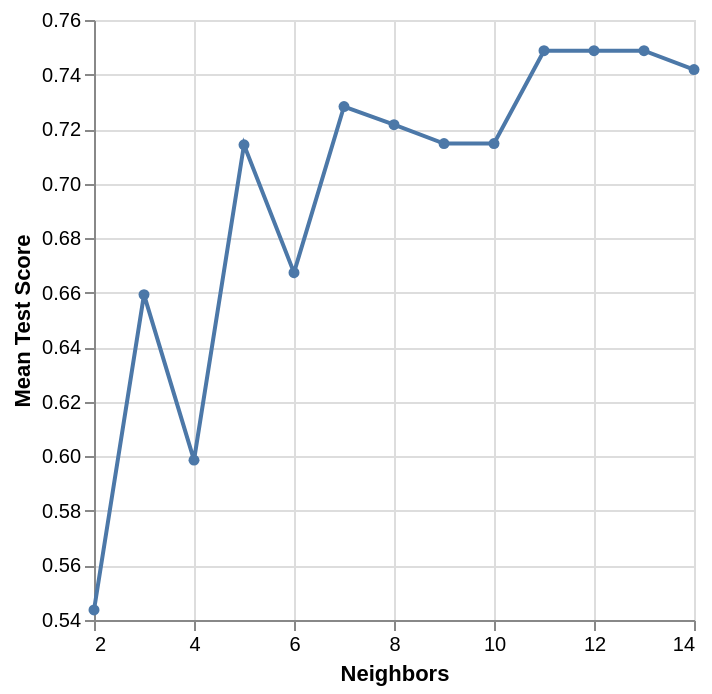

The code cell stored with this chart in its notebook:
### Code cell
#plot to visualize best k 
cross_val_plot = alt.Chart(accuracies).mark_line(point=True).encode(
    x=alt.X("param_kneighborsclassifier__n_neighbors")
        .title("Neighbors")
        .scale(zero=False),
    y=alt.Y("mean_test_score")
        .title("Mean Test Score")
        .scale(zero=False)
)
cross_val_plot

### Figure 1 — Vega-Lite specification as saved in the notebook (floating-point values rounded to 4 significant figures)
{"config": {"view": {"continuousWidth": 300, "continuousHeight": 300}}, "data": {"name": "data-8facb8cebc0c2d1afcb1bfc49991d9a5"}, "mark": {"type": "line", "point": true}, "encoding": {"x": {"field": "param_kneighborsclassifier__n_neighbors", "scale": {"zero": false}, "title": "Neighbors", "type": "quantitative"}, "y": {"field": "mean_test_score", "scale": {"zero": false}, "title": "Mean Test Score", "type": "quantitative"}}, "$schema": "https://vega.github.io/schema/vega-lite/v5.20.1.json", "datasets": {"data-8facb8cebc0c2d1afcb1bfc49991d9a5": [{"mean_fit_time": 0.004536, "std_fit_time": 0.0003347, "mean_score_time": 0.004922, "std_score_time": 0.0004101, "param_kneighborsclassifier__n_neighbors": 2, "params": {"kneighborsclassifier__n_neighbors": 2}, "split0_test_score": 0.5, "split1_test_score": 0.6667, "split2_test_score": 0.4483, "split3_test_score": 0.5517, "split4_test_score": 0.5517, "mean_test_score": 0.5437, "std_test_score": 0.07248, "rank_test_score": 13, "split0_train_score": 0.7179, "split1_train_score": 0.7607, "split2_train_score": 0.6949, "split3_train_score": 0.6695, "split4_train_score": 0.6356, "mean_train_score": 0.6957, "std_train_score": 0.04247}, {"mean_fit_time": 0.004335, "std_fit_time": 9.074e-05, "mean_score_time": 0.004718, "std_score_time": 0.0001144, "param_kneighborsclassifier__n_neighbors": 3, "params": {"kneighborsclassifier__n_neighbors": 3}, "split0_test_score": 0.7, "split1_test_score": 0.7, "split2_test_score": 0.5172, "split3_test_score": 0.6897, "split4_test_score": 0.6897, "mean_test_score": 0.6593, "std_test_score": 0.07118, "rank_test_score": 11, "split0_train_score": 0.7607, "split1_train_score": 0.8034, "split2_train_score": 0.7034, "split3_train_score": 0.7881, "split4_train_score": 0.7712, "mean_train_score": 0.7654, "std_train_score": 0.03424}, {"mean_fit_time": 0.004319, "std_fit_time": 0.0001403, "mean_score_time": 0.00476, "std_score_time": 0.0002328, "param_kneighborsclassifier__n_neighbors": 4, "params": {"kneighborsclassifier__n_neighbors": 4}, "split0_test_score": 0.6667, "split1_test_score": 0.5333, "split2_test_score": 0.4828, "split3_test_score": 0.6897, "split4_test_score": 0.6207, "mean_test_score": 0.5986, "std_test_score": 0.07886, "rank_test_score": 12, "split0_train_score": 0.7692, "split1_train_score": 0.7521, "split2_train_score": 0.661, "split3_train_score": 0.7542, "split4_train_score": 0.7458, "mean_train_score": 0.7365, "std_train_score": 0.03851}, {"mean_fit_time": 0.004244, "std_fit_time": 7.371e-05, "mean_score_time": 0.004638, "std_score_time": 2.588e-05, "param_kneighborsclassifier__n_neighbors": 5, "params": {"kneighborsclassifier__n_neighbors": 5}, "split0_test_score": 0.7667, "split1_test_score": 0.6667, "split2_test_score": 0.6897, "split3_test_score": 0.7586, "split4_test_score": 0.6897, "mean_test_score": 0.7143, "std_test_score": 0.04047, "rank_test_score": 9, "split0_train_score": 0.7521, "split1_train_score": 0.7692, "split2_train_score": 0.7797, "split3_train_score": 0.7627, "split4_train_score": 0.7712, "mean_train_score": 0.767, "std_train_score": 0.009188}, {"mean_fit_time": 0.004384, "std_fit_time": 0.0002089, "mean_score_time": 0.004668, "std_score_time": 5.353e-05, "param_kneighborsclassifier__n_neighbors": 6, "params": {"kneighborsclassifier__n_neighbors": 6}, "split0_test_score": 0.7, "split1_test_score": 0.5333, "split2_test_score": 0.6897, "split3_test_score": 0.7586, "split4_test_score": 0.6552, "mean_test_score": 0.6674, "std_test_score": 0.07484, "rank_test_score": 10, "split0_train_score": 0.7436, "split1_train_score": 0.7692, "split2_train_score": 0.7797, "split3_train_score": 0.7627, "split4_train_score": 0.7627, "mean_train_score": 0.7636, "std_train_score": 0.01176}, {"mean_fit_time": 0.004311, "std_fit_time": 9.169e-05, "mean_score_time": 0.004668, "std_score_time": 5.072e-05, "param_kneighborsclassifier__n_neighbors": 7, "params": {"kneighborsclassifier__n_neighbors": 7}, "split0_test_score": 0.7333, "split1_test_score": 0.6667, "split2_test_score": 0.7241, "split3_test_score": 0.7931, "split4_test_score": 0.7241, "mean_test_score": 0.7283, "std_test_score": 0.04015, "rank_test_score": 5, "split0_train_score": 0.7436, "split1_train_score": 0.7607, "split2_train_score": 0.7458, "split3_train_score": 0.7458, "split4_train_score": 0.7712, "mean_train_score": 0.7534, "std_train_score": 0.01079}, {"mean_fit_time": 0.004248, "std_fit_time": 7.77e-05, "mean_score_time": 0.004634, "std_score_time": 2.03e-05, "param_kneighborsclassifier__n_neighbors": 8, "params": {"kneighborsclassifier__n_neighbors": 8}, "split0_test_score": 0.7333, "split1_test_score": 0.6333, "split2_test_score": 0.7241, "split3_test_score": 0.7931, "split4_test_score": 0.7241, "mean_test_score": 0.7216, "std_test_score": 0.0511, "rank_test_score": 6, "split0_train_score": 0.7436, "split1_train_score": 0.7692, "split2_train_score": 0.7542, "split3_train_score": 0.7373, "split4_train_score": 0.7373, "mean_train_score": 0.7483, "std_train_score": 0.01215}, {"mean_fit_time": 0.004251, "std_fit_time": 8.991e-05, "mean_score_time": 0.004649, "std_score_time": 1.785e-05, "param_kneighborsclassifier__n_neighbors": 9, "params": {"kneighborsclassifier__n_neighbors": 9}, "split0_test_score": 0.7, "split1_test_score": 0.6667, "split2_test_score": 0.7241, "split3_test_score": 0.7586, "split4_test_score": 0.7241, "mean_test_score": 0.7147, "std_test_score": 0.03043, "rank_test_score": 7, "split0_train_score": 0.7179, "split1_train_score": 0.7692, "split2_train_score": 0.7458, "split3_train_score": 0.7627, "split4_train_score": 0.7458, "mean_train_score": 0.7483, "std_train_score": 0.01778}, {"mean_fit_time": 0.004243, "std_fit_time": 5.843e-05, "mean_score_time": 0.004638, "std_score_time": 2.558e-05, "param_kneighborsclassifier__n_neighbors": 10, "params": {"kneighborsclassifier__n_neighbors": 10}, "split0_test_score": 0.7, "split1_test_score": 0.6667, "split2_test_score": 0.7241, "split3_test_score": 0.7586, "split4_test_score": 0.7241, "mean_test_score": 0.7147, "std_test_score": 0.03043, "rank_test_score": 7, "split0_train_score": 0.7436, "split1_train_score": 0.7607, "split2_train_score": 0.7458, "split3_train_score": 0.7712, "split4_train_score": 0.7627, "mean_train_score": 0.7568, "std_train_score": 0.01052}, {"mean_fit_time": 0.004278, "std_fit_time": 7.233e-05, "mean_score_time": 0.004629, "std_score_time": 2.881e-05, "param_kneighborsclassifier__n_neighbors": 11, "params": {"kneighborsclassifier__n_neighbors": 11}, "split0_test_score": 0.7333, "split1_test_score": 0.7, "split2_test_score": 0.7586, "split3_test_score": 0.7931, "split4_test_score": 0.7586, "mean_test_score": 0.7487, "std_test_score": 0.03091, "rank_test_score": 1, "split0_train_score": 0.735, "split1_train_score": 0.7692, "split2_train_score": 0.7458, "split3_train_score": 0.7542, "split4_train_score": 0.7542, "mean_train_score": 0.7517, "std_train_score": 0.01125}, {"mean_fit_time": 0.004255, "std_fit_time": 7.035e-05, "mean_score_time": 0.004628, "std_score_time": 1.751e-05, "param_kneighborsclassifier__n_neighbors": 12, "params": {"kneighborsclassifier__n_neighbors": 12}, "split0_test_score": 0.7333, "split1_test_score": 0.7, "split2_test_score": 0.7586, "split3_test_score": 0.7931, "split4_test_score": 0.7586, "mean_test_score": 0.7487, "std_test_score": 0.03091, "rank_test_score": 1, "split0_train_score": 0.735, "split1_train_score": 0.7692, "split2_train_score": 0.7542, "split3_train_score": 0.7627, "split4_train_score": 0.7542, "mean_train_score": 0.7551, "std_train_score": 0.0115}, {"mean_fit_time": 0.004234, "std_fit_time": 6.259e-05, "mean_score_time": 0.004624, "std_score_time": 2.791e-05, "param_kneighborsclassifier__n_neighbors": 13, "params": {"kneighborsclassifier__n_neighbors": 13}, "split0_test_score": 0.7333, "split1_test_score": 0.7, "split2_test_score": 0.7586, "split3_test_score": 0.7931, "split4_test_score": 0.7586, "mean_test_score": 0.7487, "std_test_score": 0.03091, "rank_test_score": 1, "split0_train_score": 0.735, "split1_train_score": 0.7607, "split2_train_score": 0.7542, "split3_train_score": 0.7542, "split4_train_score": 0.7458, "mean_train_score": 0.75, "std_train_score": 0.008851}, {"mean_fit_time": 0.004232, "std_fit_time": 7.898e-05, "mean_score_time": 0.004628, "std_score_time": 3.549e-05, "param_kneighborsclassifier__n_neighbors": 14, "params": {"kneighborsclassifier__n_neighbors": 14}, "split0_test_score": 0.7333, "split1_test_score": 0.7, "split2_test_score": 0.7586, "split3_test_score": 0.7931, "split4_test_score": 0.7241, "mean_test_score": 0.7418, "std_test_score": 0.03177, "rank_test_score": 4, "split0_train_score": 0.735, "split1_train_score": 0.7607, "split2_train_score": 0.7627, "split3_train_score": 0.7627, "split4_train_score": 0.7458, "mean_train_score": 0.7534, "std_train_score": 0.01115}]}}
